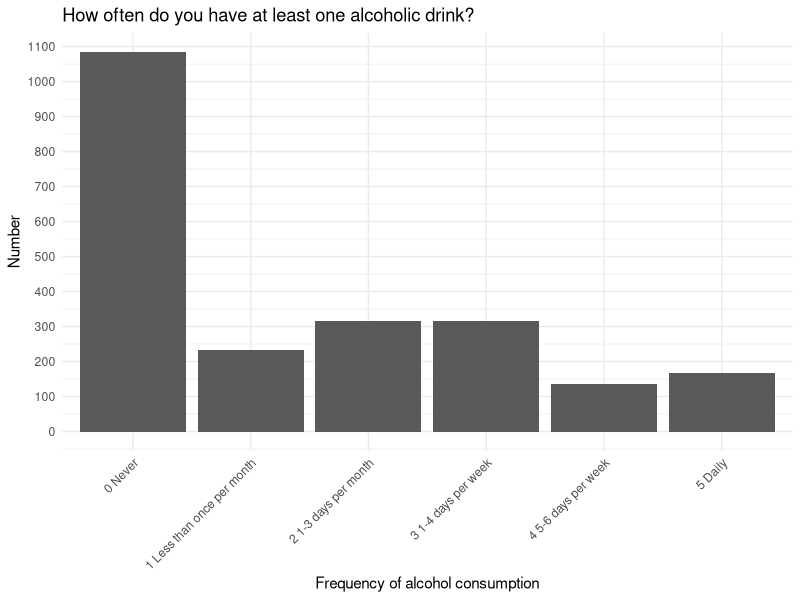
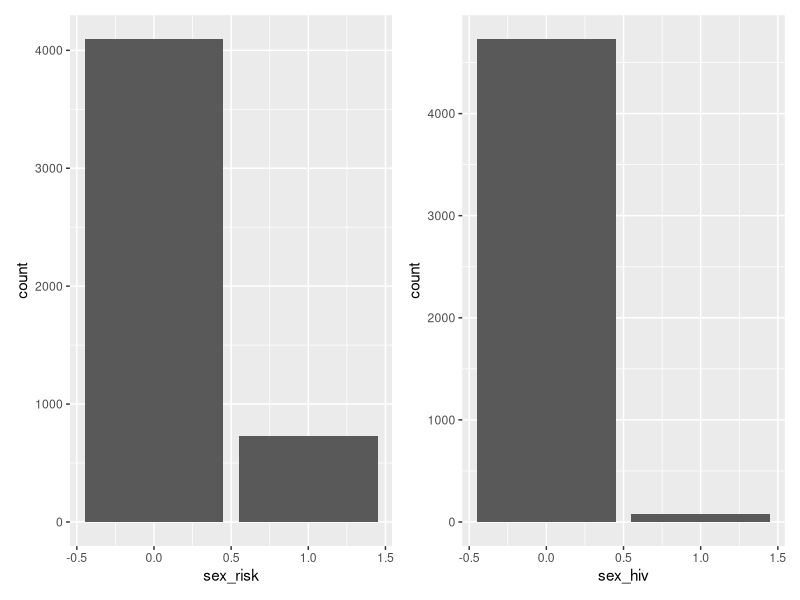
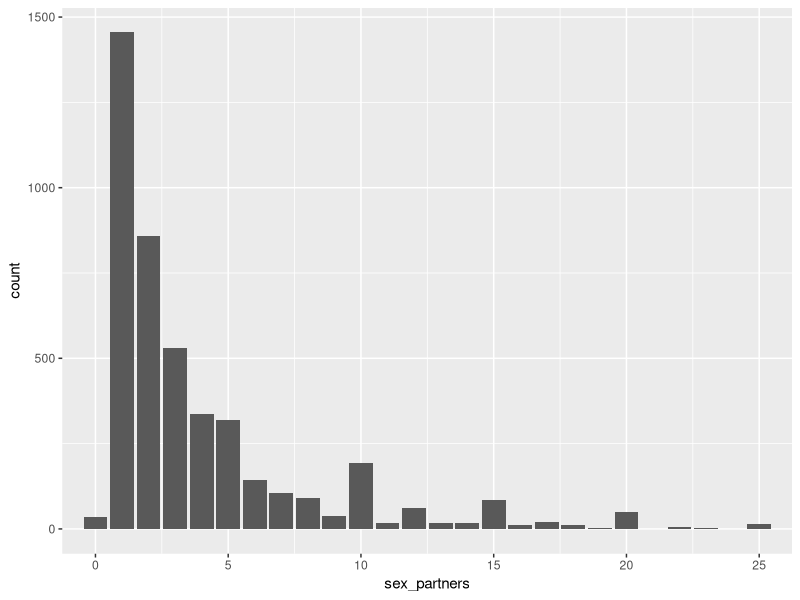
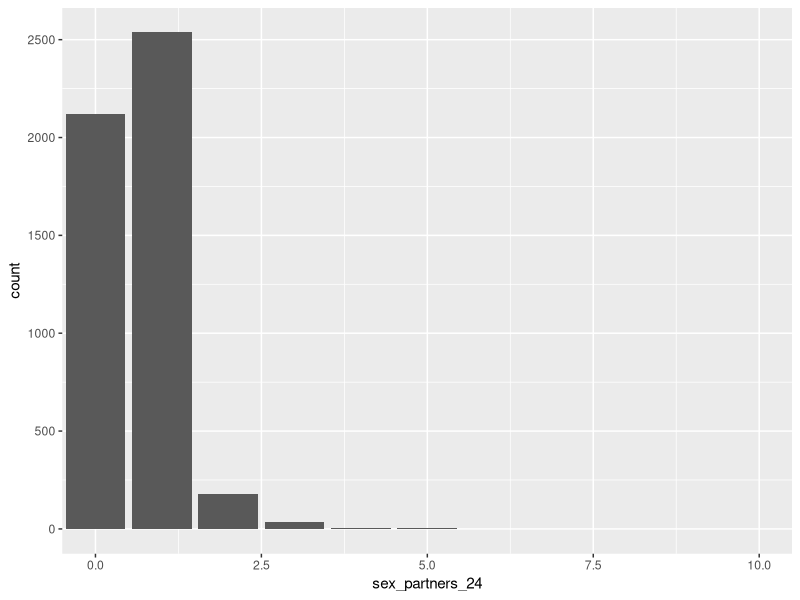

Reproduce these figures in R, in order.
## ---- chunk 1
library(tidyverse)
## ---- chunk 2
baseline <- read_csv(file = "../data/baseline.csv")
head(baseline)
## ---- chunk 3
# Fig. 1. Descriptive analysis of alcohol consumption
# Recode alc_consumption and alc_freq into one variable. 
table(baseline$alc_consumption, useNA = "always")
table(baseline$alc_freq, useNA = "always")
baseline$alc <- baseline$alc_freq
baseline$alc[baseline$alc_consumption == 0] <- 0
table(baseline$alc, useNA = "always")
baseline$alc <- car::recode(baseline$alc,
                                    "0 = '0 Never';
                                    1 = '1 Less than once per month';
                                    2 = '2 1-3 days per month';
                                    3 = '3 1-4 days per week';
                                    4 = '4 5-6 days per week';
                                    5 = '5 Daily'")
  ggplot(data = subset(baseline, !is.na(alc)), aes(x = alc)) +
    geom_bar() +
    theme_minimal() + 
    labs(x = 'Frequency of alcohol consumption',
      y = 'Number',
      title='How often do you have at least one alcoholic drink?') +
    theme(axis.text.x = element_text(angle = 45, hjust = 1)) + 
    scale_y_continuous(breaks = seq(from = 0, to = 1200, by = 100))
  
# Fig. 2. Descriptive analysis of condom use (2 variables)
# Use sex_risk/hv019 and sex_hiv/hv022. 
# sex_risk/hv019 - Have you had vaginal or anal sex without a condom when you were drunk or buzzed on alcohol or high on any other drug?
# sex_hiv/hv022 - Have you ever had sex without a condom with someone you know is HIV positive?
table(baseline$sex_risk, useNA = "always")
table(baseline$sex_hiv, useNA = "always")
library(patchwork)
p1 <- ggplot(data = subset(baseline, !is.na(sex_risk)), aes(x = sex_risk)) +
    geom_bar()
p2 <- ggplot(data = subset(baseline, !is.na(sex_hiv)), aes(x = sex_hiv)) +
    geom_bar()
p1 + p2
# Fig. 3. Descriptive analysis of sexual partners (2 variables)
# Use sex_partners/hv003 and sex_partners_24/hv005.
# sex_partners/hv003 - How many different sexual partners have you had in your lifetime?
# sex_partners_24/hv005 - During the last 24 months (that is since ^FLHV005), how many sexual partners have you had?
table(baseline$sex_partners, useNA = "always")
table(baseline$sex_partners_24, useNA = "always")
ggplot(data = baseline, mapping = aes(x = sex_partners)) +
  geom_bar() +coord_cartesian(xlim=c(0,25))
ggplot(data = baseline, mapping = aes(x = sex_partners_24)) +
  geom_bar()+coord_cartesian(xlim=c(0,10))
